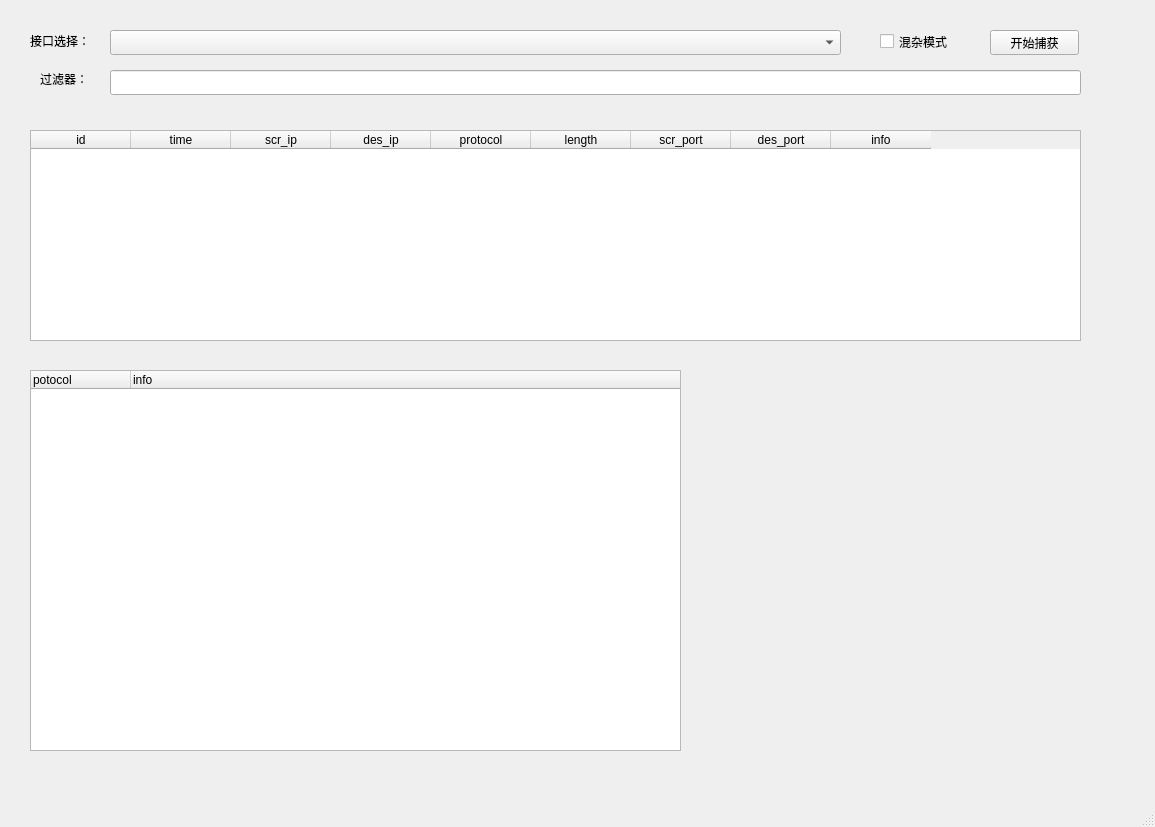
<?xml version="1.0" encoding="UTF-8"?>
<ui version="4.0">
 <class>MainWindow</class>
 <widget class="QMainWindow" name="MainWindow">
  <property name="geometry">
   <rect>
    <x>0</x>
    <y>0</y>
    <width>1155</width>
    <height>827</height>
   </rect>
  </property>
  <property name="windowTitle">
   <string>MainWindow</string>
  </property>
  <widget class="QWidget" name="centralwidget">
   <widget class="QPushButton" name="start_stop">
    <property name="geometry">
     <rect>
      <x>990</x>
      <y>30</y>
      <width>89</width>
      <height>25</height>
     </rect>
    </property>
    <property name="text">
     <string>开始捕获</string>
    </property>
   </widget>
   <widget class="QComboBox" name="interface_choose">
    <property name="geometry">
     <rect>
      <x>110</x>
      <y>30</y>
      <width>731</width>
      <height>25</height>
     </rect>
    </property>
   </widget>
   <widget class="QCheckBox" name="promiscuous_mode">
    <property name="geometry">
     <rect>
      <x>880</x>
      <y>30</y>
      <width>92</width>
      <height>23</height>
     </rect>
    </property>
    <property name="text">
     <string>混杂模式</string>
    </property>
   </widget>
   <widget class="QLabel" name="interface_text">
    <property name="geometry">
     <rect>
      <x>30</x>
      <y>30</y>
      <width>81</width>
      <height>21</height>
     </rect>
    </property>
    <property name="text">
     <string>接口选择：</string>
    </property>
   </widget>
   <widget class="QLineEdit" name="filter_write">
    <property name="geometry">
     <rect>
      <x>110</x>
      <y>70</y>
      <width>971</width>
      <height>25</height>
     </rect>
    </property>
   </widget>
   <widget class="QLabel" name="filter_text">
    <property name="geometry">
     <rect>
      <x>40</x>
      <y>70</y>
      <width>67</width>
      <height>17</height>
     </rect>
    </property>
    <property name="text">
     <string>过滤器：</string>
    </property>
   </widget>
   <widget class="QTableWidget" name="tableWidget">
    <property name="geometry">
     <rect>
      <x>30</x>
      <y>130</y>
      <width>1051</width>
      <height>211</height>
     </rect>
    </property>
    <column>
     <property name="text">
      <string>id</string>
     </property>
    </column>
    <column>
     <property name="text">
      <string>time</string>
     </property>
    </column>
    <column>
     <property name="text">
      <string>scr_ip</string>
     </property>
    </column>
    <column>
     <property name="text">
      <string>des_ip</string>
     </property>
    </column>
    <column>
     <property name="text">
      <string>protocol</string>
     </property>
    </column>
    <column>
     <property name="text">
      <string>length</string>
     </property>
    </column>
    <column>
     <property name="text">
      <string>scr_port</string>
     </property>
    </column>
    <column>
     <property name="text">
      <string>des_port</string>
     </property>
    </column>
    <column>
     <property name="text">
      <string>info</string>
     </property>
    </column>
   </widget>
   <widget class="QTreeWidget" name="treeWidget">
    <property name="geometry">
     <rect>
      <x>30</x>
      <y>370</y>
      <width>651</width>
      <height>381</height>
     </rect>
    </property>
    <column>
     <property name="text">
      <string>potocol</string>
     </property>
    </column>
    <column>
     <property name="text">
      <string>info</string>
     </property>
    </column>
   </widget>
  </widget>
  <widget class="QMenuBar" name="menubar">
   <property name="geometry">
    <rect>
     <x>0</x>
     <y>0</y>
     <width>1155</width>
     <height>28</height>
    </rect>
   </property>
  </widget>
  <widget class="QStatusBar" name="statusbar"/>
 </widget>
 <resources/>
 <connections/>
</ui>
